Frame 1 (no input): blank canvas, image omitted
Frame 60 (no input): blank canvas, image omitted
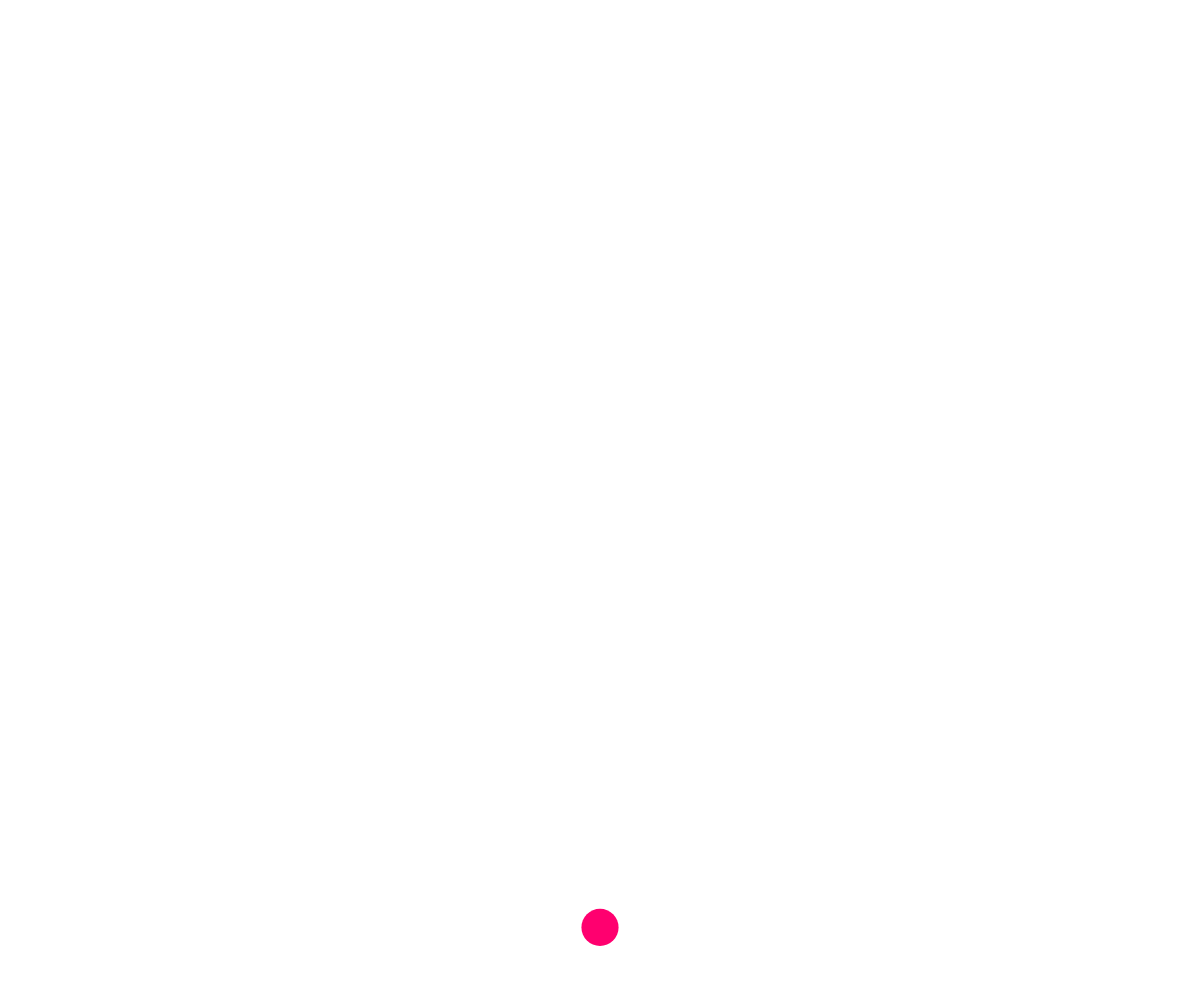
Frame 120 (the mouse pressed at the canvas centre since frame 60)

The p5.js sketch whose frames 1 and 60 were blank and that drew this single picture after the mouse press (run headless with seeded random() and noise() and a simulated clock; from frame 60 on, the mouse is pressed at the canvas centre):

// p5.js sketch
// ── sketch.js
let bubble = [];
let previousIsPressed = false;
	
function setup() {
	createCanvas(windowWidth, windowHeight);
}

function draw() {
	background(240);
	if (mouseIsPressed && !previousIsPressed) {
	   bubble.push(new Bubble(mouseX, mouseY));
	}
	
	for (let i = 0; i < bubble.length; i ++) {
		bubble[i].show();
		bubble[i].move();
	}
	previousIsPressed = mouseIsPressed;
}

// ── bubbleclass.js
// NEW EMPTY FILE - bubbleclass.js
// x, y coordinatoren
// d is de diameter, r de straal
// vx de horizontale snelheid, vy de verticale
// accx en accy zijn de versnellingen in x en y richting

class Bubble {
	constructor(x, y) {
		this.x = x;
		this.y = y;
		this.d = random(5, 50);
		this.vx = 0;
		this.vy = -5;
		this.accx = 0;
		this.accy = 0.5;
		this.r = this.d / 2;
	}
		
	show() {
		// kleur mappen aan de hoogte
		colorMode(HSB);
		let col = map(this.y, 0, windowHeight, 0, 360);
		noStroke();
		fill(col, 100, 100);
		ellipse(this.x, this.y, this.d);
	}
	
	
	move() {
		if (this.y >= (windowHeight - this.r) && this.vy > 0) {
			this.vy = (this.vy - this.accy) * -0.95;
		}
		this.x = this.x + this.vx;
		this.y = this.y + this.vy;
		this.vx = this.vx + this.accx;
		this.vy = this.vy + this.accy;
	}
	
}
